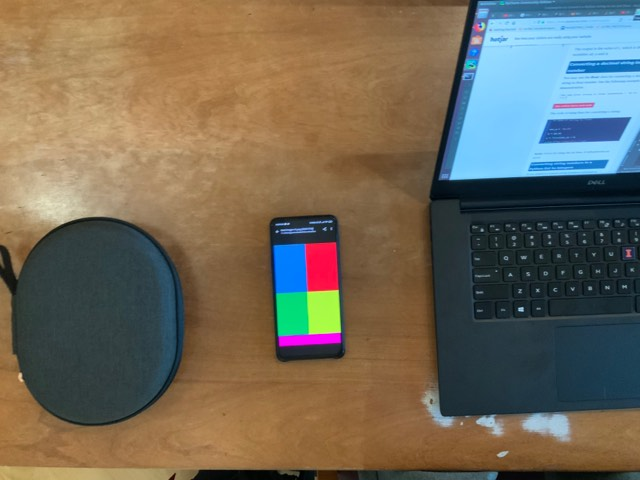
#> input picture 71396620_395642311122345_384962003254378496_n.jpg, 640 x 480 px, given in place of realtest.png, which was not available
$ python DetectColor.py
#> lines starting #> are read from the running program, lines starting #| are printed output that depends on the picture; pictures that were not available may be replaced by others from this repository, and a replacement may not be noted
#> further down, img is the input picture: shape (480, 640, 3); mean B, G, R 88.6, 104.7, 113.1
### Quadrilateral.py
#Quadrialteral Class - stores the corners (x, y) of a quadrilateral
#                    - methods to split the quadrialteral into equal portions (grid)

import cv2
from imutils.video import VideoStream

class Quadrilateral:
    #initializes variables
    def __init__(self, TL, TR, BL, BR):
        self.topLeft = TL
        self.topRight = TR
        self.botLeft = BL
        self.botRight = BR

    #finds the halfway point of a line drawn between two points
    def findHalves(self, point1, point2):
        return (point1[0] + ((point2[0] - point1[0]) / 2), point1[1] + ((point2[1] - point1[1]) / 2))

    #same thing as findHalves but for other fractions
    def findFrac(self, point1, point2, fraction):
        return (point1[0] + ((point2[0] - point1[0]) * fraction), point1[1] + ((point2[1] - point1[1]) * fraction))

    #returns a quarter of the quadrilateral, coordinate plane style (return first quadrant etc.)
    #num is 1-4 with 1 being top right and 4 being bottom right (like coord plane numbering)
    def findQuarterQuad(self, num):
        leftMiddle = self.findHalves(self.topLeft, self.botLeft)
        rightMiddle = self.findHalves(self.topRight, self.botRight)
        center = self.findHalves(leftMiddle, rightMiddle)
        if num == 2:
            return Quadrilateral(self.findHalves(self.topLeft, self.topRight), self.topRight, center, rightMiddle)
        elif num == 1:
            return Quadrilateral(self.topLeft, self.findHalves(self.topLeft, self.topRight), leftMiddle, center)
        elif num == 3:
            return Quadrilateral(leftMiddle, center, self.botLeft, self.findHalves(self.botLeft, self.botRight))
        elif num == 4:
            return Quadrilateral(center, rightMiddle, self.findHalves(self.botLeft, self.botRight), self.botRight)

    #returns a rectange completely within the bounds of the quadrilateral
    #rectangle is NOT maximized, just want the area towards the center of the quadrilateral
    # [53 lines left out: functions findRectFit, getAverageColor, not called in this run]

### DetectColor.py
#DetectColor - used to divide a Quadrilateral into sixteenths and find the average color
#            - (turning given Quadrilateral into array of colors)

from Quadrilateral import Quadrilateral
from ConvertToUIN import *
import numpy as np
import cv2
import math
import sys
import matplotlib.pyplot as plt
import matplotlib.image as mpimg

#array storing UINs
uin_array = []

#takes a Quadrilateral and returns sixteen rectangles to find the average color of
def sixteenthArray(root):
    topLeftQuarter = root.findQuarterQuad(1)
    topRightQuarter = root.findQuarterQuad(2)
    botLeftQuarter = root.findQuarterQuad(3)
    botRightQuarter = root.findQuarterQuad(4)

    quarterArray = [topLeftQuarter, topRightQuarter, botLeftQuarter, botRightQuarter]
    colorRects = []
    for quarter in quarterArray:
        for i in range(1, 5):
            sixteenth = quarter.findQuarterQuad(i)
            colorRects.append(sixteenth.findRectFit2())
    return colorRects

#gets the average color in a given rectangle
def array_average_color(array, image):
    color_array = []
    for rectangle in array:
        color_array.append(rectangle.getAverageColor(image))
    return color_array

#since the array given by sixteenthArray will be out of order,
#this will put it in the correct to be decoded
def rearrange(array):
    print(len(array))
    for half in range(2):
        switch = half * 8
        print(switch)
        temp1 = array[switch + 2]
        temp2 = array[switch + 3]
        array[switch + 2] = array[switch + 4]
        array[switch + 3] = array[switch + 5]
        array[switch + 4] = temp1
        array[switch + 5] = temp2
    return array

def color_balance(img):
    magenta_box = Quadrilateral((0,0), (len(img[0]),0), (0,(7/32) * len(img)), (len(img[0]),(7/32) * len(img)))
    avg_color = (magenta_box.findRectFit()).getAverageColor(img)
    print(avg_color)
    return (255 - avg_color[0], avg_color[1], 255 - avg_color[2])

"""Apply Simplest Color Balance algorithm
Reimplemented based on https://gist.github.com/DavidYKay/9dad6c4ab0d8d7dbf3dc"""
def simplest_cb(img, percent):
#> called with percent = 1
    out_channels = []
    channels = cv2.split(img)
    totalstop = channels[0].shape[0] * channels[0].shape[1] * percent / 200.0
#> totalstop = 1536
    for channel in channels:
        bc = np.bincount(channel.ravel(), minlength=256)
        lv = np.searchsorted(np.cumsum(bc), totalstop)
        hv = 255-np.searchsorted(np.cumsum(bc[::-1]), totalstop)
        out_channels.append(cv2.LUT(channel, np.array(tuple(0 if i < lv else 255 if i > hv else round((i-lv)/(hv-lv)*255) for i in np.arange(0, 256)), dtype="uint8")))
#> this loop made 3 passes
#> (lv, hv) on passes 1 to 3: (10, 255), (9, 222), (2, 245)
#> after the loop, out_channels = 3 items
    return cv2.merge(out_channels)
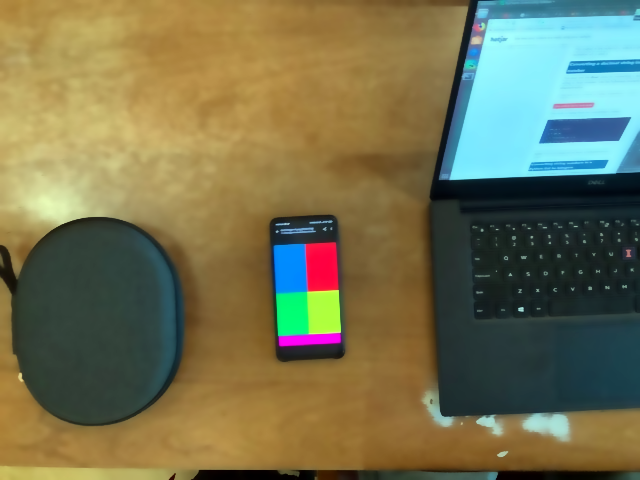
#> returned value: shape (480, 640, 3); mean of channels 0, 1, 2 81.8, 114.5, 116.6; drawn as B, G, R

def distance(pt1, pt2):
    return pt2 - pt1

# converts base 10 UIN to base 4 code
def uin_to_code(new_uin_str):
    code = 0
    uin = int(new_uin_str)
    multiplier = 1

    while uin != 0:
        code += (uin % 4) * multiplier
        uin = int(uin / 4)
        multiplier *= 10

    code_str = str(code)
    while len(code_str) < 16:
        code_str = "0" + code_str

    return code_str


def master_runner(image, topLeft, topRight, botRight, botLeft):
    uncropped = Quadrilateral((topLeft[1], topLeft[0]), (topRight[1], topRight[0]),
        (botLeft[1], botLeft[0]), (botRight[1], botRight[0]))
    topLeftAdd = uncropped.findFrac(uncropped.topLeft, uncropped.botLeft, 7/32)
    topRightAdd = uncropped.findFrac(uncropped.topRight, uncropped.botRight, 7/32)
    botLeftAdd = uncropped.findFrac(uncropped.botLeft, uncropped.topLeft, 7/32)
    botRightAdd = uncropped.findFrac(uncropped.botRight, uncropped.topRight, 7/32)

    #bilateral filter
    blur = cv2.bilateralFilter(image,9,75,75)
    #color balancing
    newBlur = simplest_cb(blur, 1)
    #convert to hsv
    img = np.array(cv2.cvtColor(newBlur, cv2.COLOR_BGR2HSV))
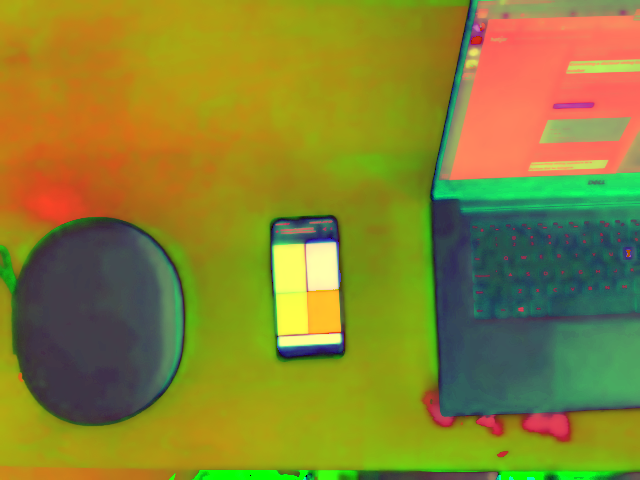
#> img: shape (480, 640, 3); mean B, G, R 47.7, 131.3, 136.4
    #finds where the pattern starts
    topLeft1 = (topLeftAdd[0], topLeftAdd[1])
    topRight1 = (topRightAdd[0], topRightAdd[1])
    botLeft1 = (botLeftAdd[0], botLeftAdd[1])
    botRight1 = (botRightAdd[0], botRightAdd[1])
    print(topLeft1, topRight1, botLeft1, botRight1)

    #create quadrilateral
    #decode pattern
    fullPattern = Quadrilateral(topLeft1, topRight1, botLeft1, botRight1)
    colorRects = sixteenthArray(fullPattern)
    sorted = rearrange(colorRects)
    for rect in sorted:
        print(rect.topLeft, rect.botRight)
    print(array_average_color(sorted, img))
    color_digits = colorsToNumbers(array_average_color(sorted, img))
    print(color_digits)
    color_digits_str = ""
    for num in color_digits:
        color_digits_str += str(num)
    print(color_digits_str)
    uin_str = code_to_uin(color_digits_str[::-1])
    if uin_str not in uin_array:
        uin_array.append(uin_str)
    return uin_str

img = cv2.imread('realtest.png')
#img = mpimg.imread('realtest.png')
#imgplot = plt.imshow(img)
#plt.show()
#> (the run stopped early here; a loop or call above may not have finished)

$ run again, on camShiftTest.jpg
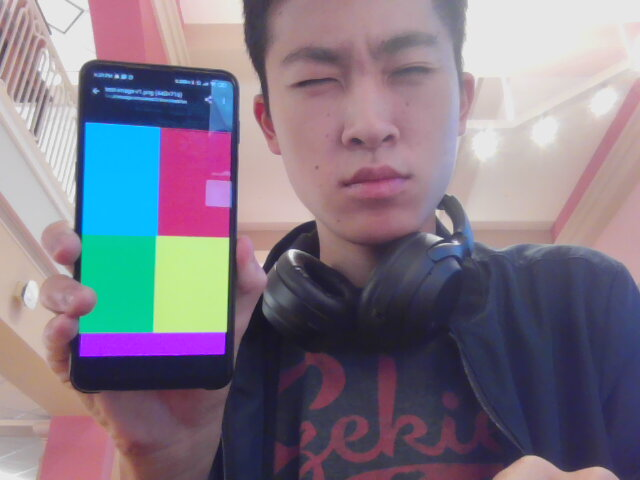
#> input picture camShiftTest.jpg, 640 x 480 px, given in place of realtest.png, which was not available
#> img is the input picture: shape (480, 640, 3); mean B, G, R 133.4, 119.2, 128.4
#> the loop in simplest_cb, `for channel in channels:` made 3 passes
#> (lv, hv) on passes 1 to 3: (38, 255), (25, 237), (1, 233)
#> after the loop in simplest_cb, `for channel in channels:`: out_channels = 3 items
#> in simplest_cb, `return cv2.merge(out_channels)`:
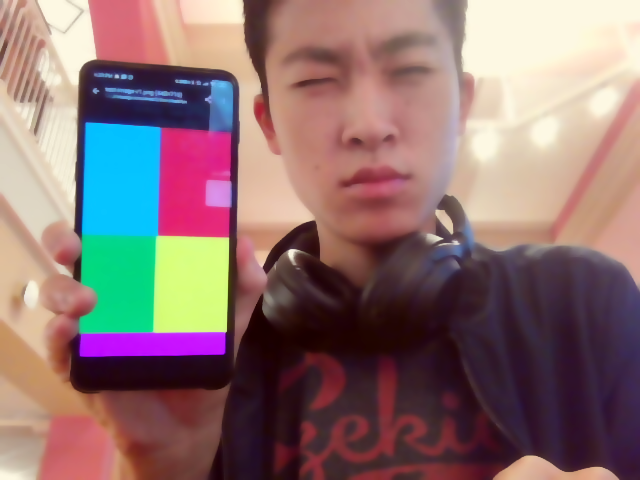
#> returned value: shape (480, 640, 3); mean of channels 0, 1, 2 112.1, 113.3, 140; drawn as B, G, R
#> in master_runner, `img = np.array(cv2.cvtColor(newBlur, cv2.COLOR_BGR2HSV))`:
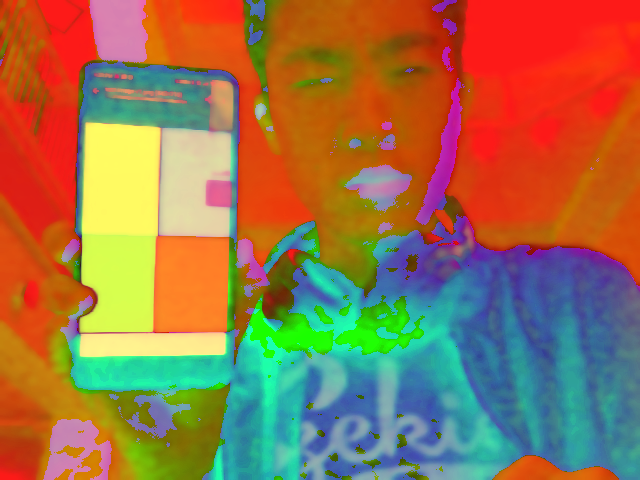
#> img: shape (480, 640, 3); mean B, G, R 75.8, 114.4, 154.9
